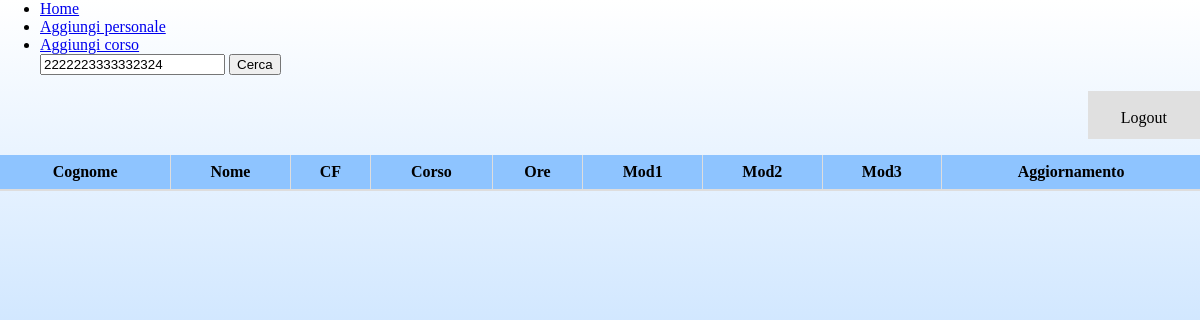
Before: /DataView.php?src=2222223333332324 (signed in) with the older database file.
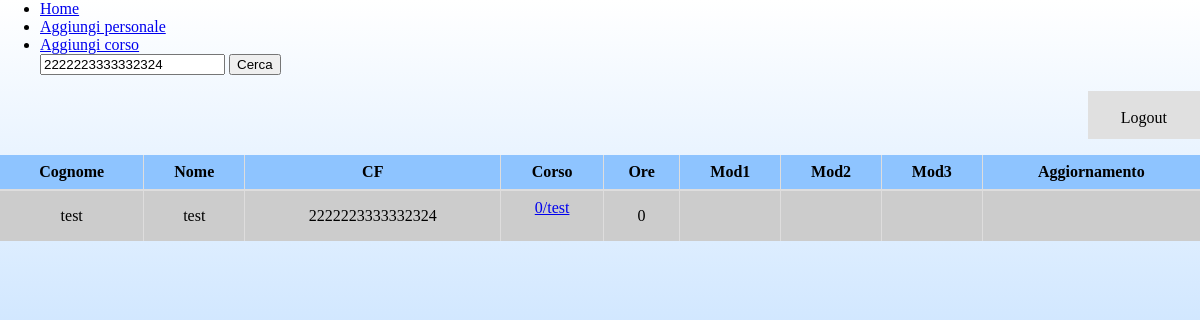
After: the same page with the newer database file.
### tables this page shows
CREATE TABLE `corsi_personale` (
  `Id_Sede` int(11) NOT NULL,
  `Id_Personale` int(11) NOT NULL,
  `Id_Corso` varchar(10) NOT NULL,
  `Ore` int(11) DEFAULT NULL,
  `Mod1` date DEFAULT NULL,
  `Mod2` date DEFAULT NULL,
  `Mod3` date DEFAULT NULL,
  `Aggiornamento` date DEFAULT NULL,
  KEY `Link_Corsi_idx` (`Id_Corso`),
  KEY `Link_personale_idx` (`Id_Personale`),
  KEY `Link_Sedi_idx` (`Id_Sede`),
  CONSTRAINT `Link_Corsi` FOREIGN KEY (`Id_Corso`) REFERENCES `corsi` (`Id`) ON DELETE CASCADE ON UPDATE CASCADE,
  CONSTRAINT `Link_Sedi` FOREIGN KEY (`Id_Sede`) REFERENCES `sedi` (`id`) ON DELETE CASCADE ON UPDATE CASCADE,
  CONSTRAINT `Link_personale` FOREIGN KEY (`Id_Personale`) REFERENCES `personale` (`Id`) ON DELETE CASCADE ON UPDATE CASCADE
);

CREATE TABLE `personale` (
  `Id` int(11) NOT NULL AUTO_INCREMENT,
  `Cognome` varchar(45) DEFAULT NULL,
  `Nome` varchar(45) DEFAULT NULL,
  `DataNascita` date DEFAULT NULL,
  `ComuneNascita` varchar(45) DEFAULT NULL,
  `CF` varchar(20) DEFAULT NULL,
  PRIMARY KEY (`Id`),
  UNIQUE KEY `CF_UNIQUE` (`CF`)
);

### dbHandler.php (called while the page is built, shortened)
<?php
Class DbHandler {
  protected $conn;
  function __construct(){
    $this->servername = 'localhost';
    $this->username = 'root';
    $this->password = 'root';
    $this->dbName = 'corsisicurezzadb';
    try {
      $this->conn = new PDO("mysql:host=$this->servername;dbname=$this->dbName", $this->username, $this->password);
      $this->conn->setAttribute(PDO::ATTR_ERRMODE, PDO::ERRMODE_EXCEPTION);
    }
    catch(PDOException $e) {
      echo "Connection failed: " . $e->getMessage();
    }
  }
  public function query($query){
    try {
      $sth = $this->conn->prepare($query);
      $sth->execute();
      return $sth;
    }
    catch(PDOException $e){
      return null;
    }
  }
}
Class DataViewHandler extends DbHandler{
  private $x_pag;
  private $all_pages;
  function __construct(){
    $search = $this->getSearchedText();
    $this->all_rows = $this->query($this->countQuery($search))->fetchColumn();
    $this->x_pag = $this->getRecordPerPag();
    $this->all_pages = ceil($this->all_rows / $this->x_pag);
  }
  public function buildQuery($searchText){
    $sql = "SELECT corsisicurezzadb.personale.Cognome, corsisicurezzadb.personale.Nome, corsisicurezzadb.personale.CF, corsisicurezzadb.corsi_personale.Id_Corso, corsisicurezzadb.corsi_personale.Ore, corsisicurezzadb.corsi_personale.Mod1, corsisicurezzadb.corsi_personale.Mod2, corsisicurezzadb.corsi_personale.Mod3, corsisicurezzadb.corsi_personale.Aggiornamento".
    " from corsi_personale, personale".
    " where corsisicurezzadb.corsi_personale.Id_Personale = corsisicurezzadb.personale.Id".
    " and ( personale.CF LIKE '%$searchText%'".
    " or personale.Cognome LIKE '%$searchText%'".
    " or personale.Nome LIKE '%$searchText%'".
    " or corsi_personale.Id_Corso LIKE '%$searchText%' )".
    " order by corsi_personale.Id_Corso";
    return $sql;
  }
  public function countQuery($searchText){
    $sql = "SELECT count(corsisicurezzadb.personale.Id)".
    " from corsi_personale, personale".
    " where corsisicurezzadb.corsi_personale.Id_Personale = corsisicurezzadb.personale.Id".
    " and ( personale.CF LIKE '%$searchText%'".
    " or personale.Cognome LIKE '%$searchText%'".
    " or personale.Nome LIKE '%$searchText%'".
    " or corsi_personale.Id_Corso LIKE '%$searchText%' )";
    return $sql;
  }
  public function getSearchedText(){
    return $_GET['src'];
  }
  public function getPag(){
    $pag = isset($_GET['pag']) ? $_GET['pag'] : 1;
    if (!$pag || !is_numeric($pag) || $pag > $this->all_pages || $pag <= 0) $pag = 1;
    return $pag;
  }
  public function getRecordPerPag(){
    $x_pag = isset($_GET['rpp']) ? $_GET['rpp'] : 20;
    return $x_pag;
  }
  public function search(){
    $first = ($this->getPag()-1) * $this->x_pag;
    $sth = $this->query($this->buildQuery($this->getSearchedText()).' LIMIT '.$first.', '.$this->x_pag);
    $tab = [];
    while($r = $sth->fetch(PDO::FETCH_ASSOC))
      array_push($tab, $r);
    return $tab;
  }
}
Class UserHandler extends DbHandler{
  public function getAcLv(){
    return $_SESSION["accessLv"];
  }
}
?>

### DataView.php (the view, shortened to what this page needs)
<html>
<head>
    <link rel="stylesheet" type="text/css" href="css/style.css">
</head>
<body>
    <div class="">
        <div class="">
            <ul class="">
                <li>
                    <a href="index.html">Home</a>
                </li>
                <?php
                require_once('dbHandler.php');
                $u = new UserHandler();
                $lv = $u->getAcLv();
                if ($lv > 0)
                  echo '<li><a href="addPersonale.php">Aggiungi personale</a></li>';
                if ($lv > 1)
                  echo '<li><a href="addCorso.php">Aggiungi corso</a></li>';
                ?>
                <form action="DataView.php" method="get">
                    <input type="text" name="src" placeholder="Cerca" value="<?php echo (isset($_GET['src']))?$_GET['src']:''; ?>" class="searchbox" />
                    <input type="submit" value="Cerca" class="searchbtn" />
                </form>
            </ul>
            <ul class="logout-bar">
                <li>
                    <a href="LogoutResponse.php">Logout</a>
                </li>
            </ul>
        </div>
        <?php
        require_once('dbHandler.php');
        $dv_handler = new DataViewHandler();
        $pag = $dv_handler->getPag();
        $src = $dv_handler->getSearchedText();
        $str = "<table class='table'>".
            "<thead>".
                "<tr>".
                  "<th scope='col'>Cognome</th>".
                  "<th scope='col'>Nome</th>".
                  "<th scope='col'>CF</th>".
                  "<th scope='col'>Corso</th>".
                  "<th scope='col'>Ore</th>".
                  "<th scope='col'>Mod1</th>".
                  "<th scope='col'>Mod2</th>".
                  "<th scope='col'>Mod3</th>".
                  "<th scope='col'>Aggiornamento</th>".
                "</tr>".
            "</thead>".
            "<tbody>";
        $i = 0;
        foreach ($dv_handler->search() as $record) {
          $i = $i + 1;
          $str = $str."<tr>
                <td>".$record['Cognome']."</td>
                <td>".$record['Nome']."</td>
                <td>".$record['CF']."</td>
                <td>
                  <form id='".$i."' action='Corso_details.php' method='POST'>
                    <input type='hidden' name='corsoId' value='".$record['Id_Corso']."'/>
                    <input type='hidden' name='pag' value='".$pag."'/>
                    <input type='hidden' name='src' value='".$src."'/>
                    <input type='hidden' name='details' value='submit'/>".
                    '<a href="#" onclick="submit('.$i.');">'.$record['Id_Corso']."</a>
                  </form>
                </td>
                <td>".$record['Ore']."</td>
                <td>".$record['Mod1']."</td>
                <td>".$record['Mod2']."</td>
                <td>".$record['Mod3']."</td>
                <td>".$record['Aggiornamento']."</td>
              </tr>";
        }
        $str = $str."</tbody> </table> <div class='pagcontainer'>";
      $str = $str."</div>";
      echo $str;
      ?>
    </div>
</body>
</html>

### css/style.css (style rules this page uses)
* { box-sizing: border-box; }
body { margin: 0; background: linear-gradient(to top,#8ec4ff,#ffffff); }
.logout-bar { list-style-type: none; display: inline-block; margin-top: 0; padding: 0; overflow: hidden; background: #e0e0e0; color: black; height: 6%; width: auto; float: right; text-align: center; }
.logout-bar li { float: inherit; border-right: 2px solid #8b8b8b; height: 50px; text-align: center; width: auto; padding: 18px; }
.logout-bar li:last-child { border-right: none; }
.logout-bar li a { color: black; text-align: center; padding: 15; text-decoration: none; }
.table { width: 100%; border-collapse: collapse; background-color: #cccccc; color: black; }
.table thead { background: #8ec4ff; border-bottom: 2px solid #dedddd; }
.table th[scope=col] { border-right: 1px solid #dedddd; padding: 8px; text-align: center; vertical-align: middle; }
.table th[scope=col]:last-child { border-right: none; }
.table tr { border-bottom: 2px solid #dedddd; }
.table tbody tr:last-child { border-bottom: none; }
.table td { padding: 8px; border-left: 1px solid #dedddd; text-align: center; vertical-align: middle; }
.table td:first-child { border-left: none; }

Changed rows visible on the page:
added corsi_personale: Id_Personale.Cognome "test", Id_Personale.Nome "test", Id_Personale.CF "2222223333332324", Id_Corso "0/test", Ore "0"
